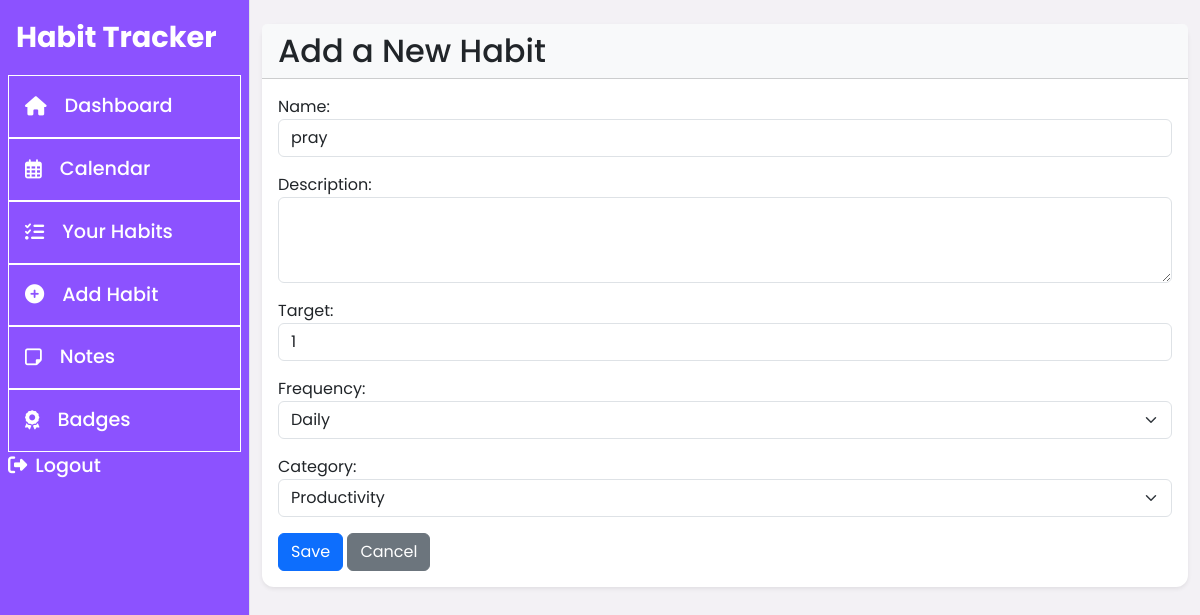
The page /habits/8/update/ (signed in) on the database as committed earlier.
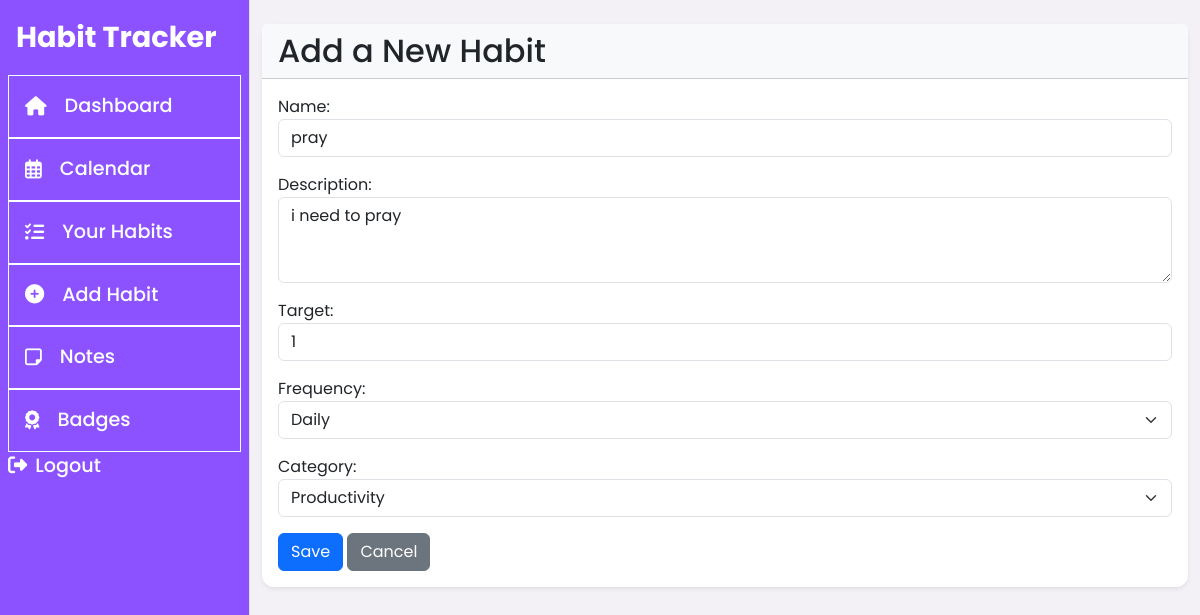
The same page on the database as committed later.
### habits/models.py (models this page shows, shortened)
class Habit(models.Model):
    CATEGORY_CHOICES = [
        ('health', 'Health/Fitness'),
        ('productivity', 'Productivity'),
        ('selfcare', 'Self-Care'),
        ('learning', 'Learning'),
        ('work', 'Work'),
        ('fun', 'Hobbies/Fun'),
    ]
    FREQUENCY_CHOICES = [
        ('daily', 'Daily'),
        ('weekly', 'Weekly'),
        ('custom', 'Custom'),
    ]
    user = models.ForeignKey(User, on_delete=models.CASCADE)
    name = models.CharField(max_length=100)  # e.g. "Drink water"
    description = models.TextField(blank=True)
    target = models.PositiveIntegerField(default=1)  # e.g. "8 glasses/day"
    frequency = models.CharField(max_length=20, choices=FREQUENCY_CHOICES, default='daily')
    category = models.CharField(max_length=50, choices=CATEGORY_CHOICES, blank=True)
    creation_date = models.DateTimeField(auto_now_add=True)
    is_template = models.BooleanField(default=False)  # For admin-curated templates
    created_by_admin = models.ForeignKey(
        User,
        on_delete=models.SET_NULL,
        null=True,
        blank=True,
        related_name='admin_habits'
    )

### habits/views.py (the view)
# urls.py: path('<int:pk>/update/', login_required(views.habit_update), name='habit_update'),
@login_required
def habit_update(request, pk):
    habit = get_object_or_404(Habit, pk=pk, user=request.user)
    if request.method == 'POST':
        form = HabitForm(request.POST, instance=habit)
        if form.is_valid():
            form.save()
            messages.success(request, 'Habit updated successfully!')
            return redirect('habits:dashboard')
    else:
        form = HabitForm(instance=habit)
    return render(request, 'habits/add_habit.html', {'form': form})

### habits/forms.py (shortened to what this page needs)
class HabitForm(forms.ModelForm):
    class Meta:
        model = Habit
        fields = ['name', 'description', 'target', 'frequency','category']  # Fields to show in the form
        widgets = {
            'name': forms.TextInput(attrs={'class': 'form-control'}),  # Bootstrap styling
            'description': forms.Textarea(attrs={'rows': 3, 'class': 'form-control'}),
            'target': forms.NumberInput(attrs={'class': 'form-control'}),
            'frequency': forms.Select(attrs={'class': 'form-select'}),
            'category': forms.Select(attrs={'class': 'form-select'}),
        }
    def __init__(self, *args, **kwargs):
        self.user = kwargs.pop('user', None)
        super().__init__(*args, **kwargs)

### habits/templates/habits/add_habit.html (shortened to what this page needs)
{% extends 'habits/base.html' %}
{% block content %}
<section class="py-4">
    <div class="card shadow-sm">
        <div class="card-header bg-light">
            <h2 class="mb-0">Add a New Habit</h2>
        </div>
        <div class="card-body">
<form method="post">
    {{ form.as_p }}
    <button type="submit" class="btn btn-primary">Save</button>
     <a href="{% url 'habits:dashboard' %}" class="btn btn-secondary">Cancel</a>
     </form>
 </div>
</div>
</section>
{% endblock %}

Rows that differ between the two databases and show on the page:
changed Habit "pray": description (not shown) → "i need to pray"
